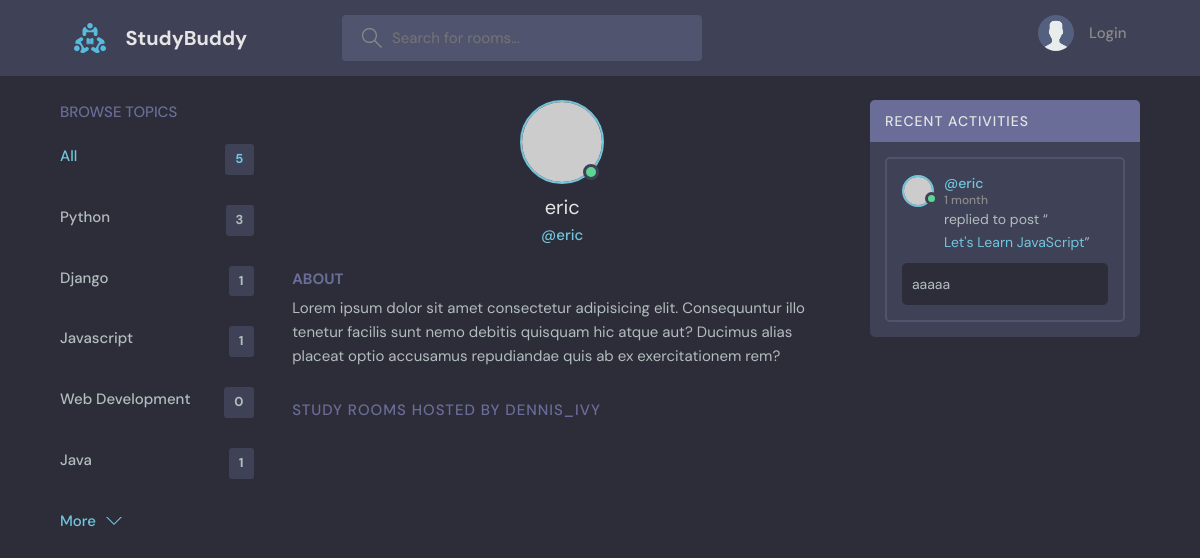
Before: /profile/3/ with the older database file.
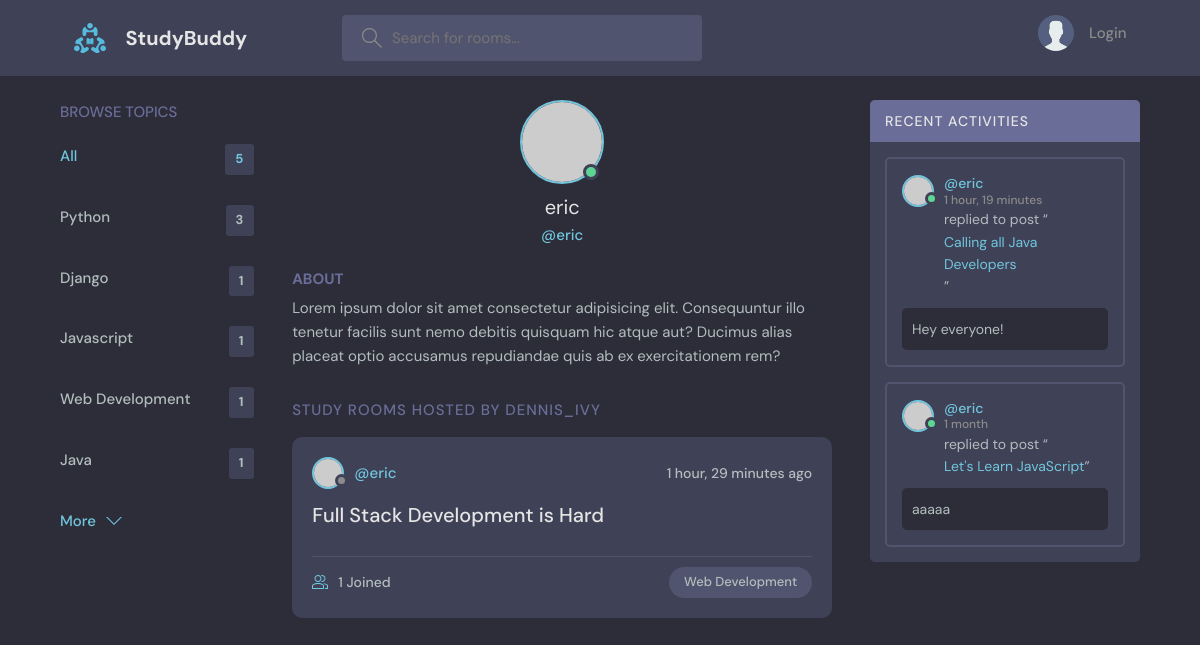
After: the same page with the newer database file.
### base/models.py (models this page shows, shortened)
class Topic(models.Model):
    name = models.CharField(max_length=200)

class Message(models.Model):
    user = models.ForeignKey(User, on_delete=models.CASCADE)
    room = models.ForeignKey(Room, on_delete=models.CASCADE)
    body = models.TextField()
    updated = models.DateTimeField(auto_now=True)
    create = models.DateTimeField(auto_now_add=True)
    class Meta:
        ordering = ['-updated', '-create']
    def __str__(self):
        return self.body[0:50]

class Room(models.Model):
    host = models.ForeignKey(User, on_delete=models.SET_NULL, null=True)
    topic = models.ForeignKey('Topic', on_delete=models.SET_NULL, null=True)
    name = models.CharField(max_length=200)
    description = models.TextField(null=True, blank=True)
    participants = models.ManyToManyField(User, related_name='participants', blank=True)
    updated = models.DateTimeField(auto_now=True)
    create = models.DateTimeField(auto_now_add=True)
    class Meta:
        ordering = ['-updated', '-create']
    def __str__(self):
        return self.name

### base/views.py (the view)
# urls.py: path('profile/<str:pk>/', views.userProfile, name="user-profile" ),
def userProfile(request, pk):
    user = User.objects.get(id=pk)
    rooms = user.room_set.all()
    room_messages = user.message_set.all()
    topics = Topic.objects.all()
    context = {'user': user, 'rooms': rooms, 'room_messages' :room_messages, 'topics': topics, }
    return render(request, 'base/profile.html', context)

### base/templates/base/profile.html (shortened to what this page needs)
{% extends 'main.html' %}
{% block content %}
  <main class="profile-page layout layout--3">
    <div class="container">
     {% include 'base/topics_component.html' %}
      <div class="roomList">
        <div class="profile">
          <div class="profile__avatar">
            <div class="avatar avatar--large active">
              <img src="https://randomuser.me/api/portraits/men/11.jpg" />
            </div>
          </div>
          <div class="profile__info">
            <h3>{{user.username}}</h3>
            <p>@{{user.username}}</p>
          </div>
          <div class="profile__about">
            <h3>About</h3>
            <p>
              Lorem ipsum dolor sit amet consectetur adipisicing elit. Consequuntur illo tenetur
              facilis sunt nemo debitis quisquam hic atque aut? Ducimus alias placeat optio
              accusamus repudiandae quis ab ex exercitationem rem?
            </p>
          </div>
        </div>
        <div class="roomList__header">
          <div>
            <h2>Study Rooms Hosted by dennis_ivy</a>
            </h2>
          </div>
        </div>
       {% include 'base/feed_component.html' %}
      </div>
      {% include 'base/activity_component.html' %}
    </div>
  </main>
{% endblock content %}

### templates/main.html (shortened to what this page needs)
<!DOCTYPE html>
{% load static %}
<html lang="en">
  <head>
    <link rel="stylesheet" href="{% static 'styles/style.css' %}" />
  </head>
  <body>
    {% include 'navbar.html' %} {% block content %} {% endblock %}
  </body>
</html>

### templates/navbar.html (shortened to what this page needs)
{% load static %}
<header class="header header--loggedIn">
  <div class="container">
    <a href="{% url 'home' %}" class="header__logo">
      <img src="{% static 'images/logo.svg'  %}" />
      <h1>StudyBuddy</h1>
    </a>
    <form class="header__search" method="GET" action="{% url 'home' %}">
      <label>
        <input name="q" placeholder="Search for rooms..." />
      </label>
    </form>
    <nav class="header__menu">
      {% if request.user.is_authenticated %}
      <div class="header__user">
        <a href="{% url 'update-user' %}">
          <div class="avatar avatar--medium active">
            <img src="https://randomuser.me/api/portraits/men/37.jpg" />
          </div>
          <p>
            {{request.user.username}} <span>@{{request.user.username}}</span>
          </p>
        </a>
        <button class="dropdown-button">
          <svg
            version="1.1"
            xmlns="http://www.w3.org/2000/svg"
            width="32"
            height="32"
            viewBox="0 0 32 32"
          >
            <title>chevron-down</title>
            <path d="M16 21l-13-13h-3l16 16 16-16h-3l-13 13z"></path>
          </svg>
        </button>
      </div>
      {% else %}
      <a href="{% url 'login' %}">
        <img src="{% static 'images/avatar.svg' %}" />
        <p>Login</p>
      </a>
      {% endif %}
    </nav>
  </div>
</header>

### base/templates/base/topics_component.html
<div class="topics">
  <div class="topics__header">
    <h2>Browse Topics</h2>
  </div>
  <ul class="topics__list">
    <li>
      <a href="{% url 'home' %}" class="active"
        >All <span>{{topics.count}}</span></a
      >
    </li>
    {% for topic in topics %}
    <li>
      <a href="{% url 'home' %}?q={{topic.name}}"
        >{{topic.name}}<span>{{topic.room_set.all.count}}</span></a
      >
    </li>
    {% endfor %}
  </ul>
  <a class="btn btn--link" href="{% url 'topics' %}">
    More
    <svg
      version="1.1"
      xmlns="http://www.w3.org/2000/svg"
      width="32"
      height="32"
      viewBox="0 0 32 32"
    >
      <title>chevron-down</title>
      <path d="M16 21l-13-13h-3l16 16 16-16h-3l-13 13z"></path>
    </svg>
  </a>
</div>

### base/templates/base/feed_component.html (shortened to what this page needs)
{% for room in rooms %}
<div class="roomListRoom">
  <div class="roomListRoom__header">
    <a
      href="{% url 'user-profile' room.host.id %}"
      class="roomListRoom__author"
    >
      <div class="avatar avatar--small">
        <img src="https://randomuser.me/api/portraits/women/11.jpg" />
      </div>
      <span>@{{room.host.username}}</span>
    </a>
    <div class="roomListRoom__actions">
      <span>{{room.create|timesince}} ago</span>
    </div>
  </div>
  <div class="roomListRoom__content">
    <a href="{% url 'room' room.id %}">{{room.name}}</a>
  </div>
  <div class="roomListRoom__meta">
    <a href="room.html" class="roomListRoom__joined">
      {{room.participants.all.count}} Joined
    </a>
    <p class="roomListRoom__topic">{{room.topic.name}}</p>
  </div>
</div>
{% endfor %}

### base/templates/base/activity_component.html (shortened to what this page needs)
<div class="activities">
  <div class="activities__header">
    <h2>Recent Activities</h2>
  </div>
  {% for message in room_messages %}
  <div class="activities__box">
    <div class="activities__boxHeader roomListRoom__header">
      <a
        href="{% url 'user-profile' message.user.id %}"
        class="roomListRoom__author"
      >
        <div class="avatar avatar--small active">
          <img src="https://randomuser.me/api/portraits/men/13.jpg" />
        </div>
        <p>
          @{{message.user}}
          <span>{{message.create|timesince}}</span>
        </p>
      </a>
    </div>
    <div class="activities__boxContent">
      <p>replied to post “<a href="room.html">{{message.room}}</a>”</p>
      <div class="activities__boxRoomContent">{{message}}</div>
    </div>
  </div>
  {%endfor %}
</div>

Changed rows visible on the page:
computed for Topic "Web Development": room_set.all.count "0" → "1"
added Room: host.username "eric", create "1 hour, 29 minutes", name "Full Stack Development is Hard", participants.all.count "1", topic.name "Web Development"
added Message: user "eric", create "1 hour, 19 minutes", room "Calling all Java Developers", body "Hey everyone!"
